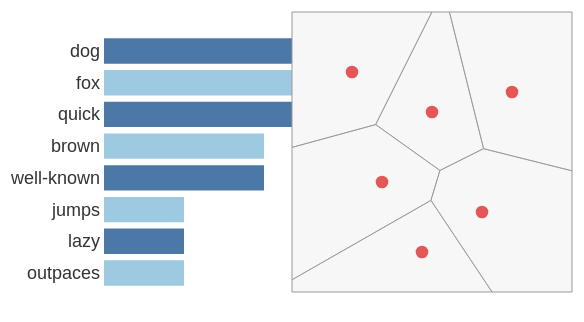

Here is the Vega-Lite specification saved for this chart:
### Vega specification from a JSON file in a GitHub repository (floating-point values rounded to 4 significant figures)
{"$schema": "https://vega.github.io/schema/vega/v6.json", "description": "Three more transforms whose one fixture each used only their defaults. The word count is given a pattern of its own so hyphenated words stay whole, a case rule so capitals do not count separately, and a stopword list so the small words drop out; the identifier that follows numbers what is left, which is what a mark keys on when the text itself is not unique. The Voronoi cells on the right are given an extent larger than the points they surround, so the outermost cells are cut by the extent rather than by the hull, and their outlines are written under names the specification chose.", "width": 280, "height": 140, "padding": 5, "background": "white", "data": [{"name": "lines", "values": [{"text": "The quick brown fox jumps over the lazy dog"}, {"text": "A quick brown dog outpaces a quick fox"}, {"text": "The well-known dog and the WELL-KNOWN fox"}]}, {"name": "words", "source": "lines", "transform": [{"type": "countpattern", "field": "text", "pattern": "[\\w-]{3,}", "case": "lower", "stopwords": "(the|and|over|a)", "as": ["word", "n"]}, {"type": "collect", "sort": {"field": ["n", "word"], "order": ["descending", "ascending"]}}, {"type": "identifier", "as": "rank"}]}, {"name": "points", "values": [{"px": 20, "py": 20}, {"px": 60, "py": 40}, {"px": 35, "py": 75}, {"px": 85, "py": 90}, {"px": 100, "py": 30}, {"px": 55, "py": 110}], "transform": [{"type": "voronoi", "x": "px", "y": "py", "extent": [[-10, -10], [130, 130]], "as": "cell"}]}], "scales": [{"name": "count", "type": "linear", "domain": {"data": "words", "field": "n"}, "range": [0, 120], "zero": true}, {"name": "row", "type": "band", "domain": {"data": "words", "field": "word"}, "range": [0, 130], "padding": 0.2}], "marks": [{"type": "rect", "from": {"data": "words"}, "encode": {"enter": {"x": {"value": 46}, "x2": {"scale": "count", "field": "n", "offset": 46}, "y": {"scale": "row", "field": "word"}, "height": {"scale": "row", "band": 1}, "fill": {"signal": "datum.rank % 2 ? '#4c78a8' : '#9ecae1'"}}}}, {"type": "text", "from": {"data": "words"}, "encode": {"enter": {"x": {"value": 44}, "y": {"scale": "row", "field": "word", "band": 0.5}, "text": {"field": "word"}, "align": {"value": "right"}, "baseline": {"value": "middle"}, "fontSize": {"value": 9}, "fill": {"value": "#333333"}}}}, {"type": "path", "from": {"data": "points"}, "encode": {"enter": {"x": {"value": 150}, "path": {"field": "cell"}, "fill": {"value": "#f7f7f7"}, "stroke": {"value": "#999999"}, "strokeWidth": {"value": 0.5}}}}, {"type": "symbol", "from": {"data": "points"}, "encode": {"enter": {"x": {"field": "px", "offset": 150}, "y": {"field": "py"}, "size": {"value": 40}, "fill": {"value": "#e45756"}}}}]}
